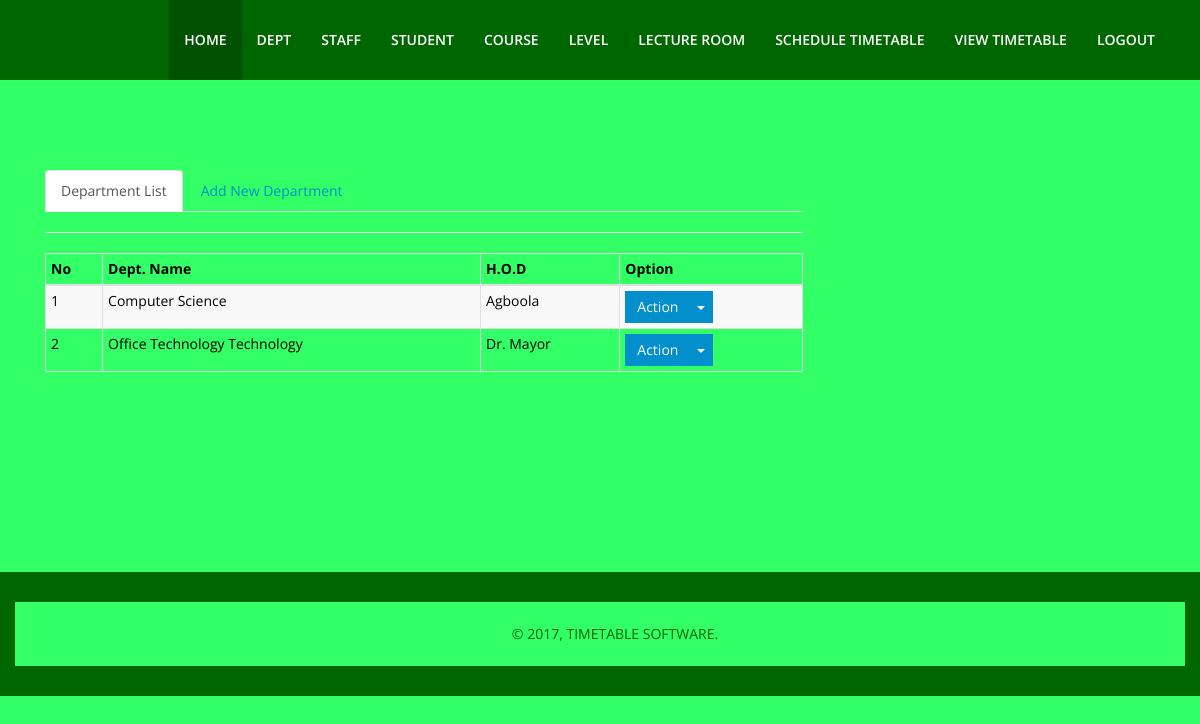
The page /dept.php (signed in) on the database its author committed.
### tables this page shows
CREATE TABLE IF NOT EXISTS `department` (
  `id` int(11) NOT NULL AUTO_INCREMENT,
  `dept_name` varchar(60) NOT NULL,
  `hod` varchar(60) NOT NULL,
  PRIMARY KEY (`id`)
);

### dept.php (the view, shortened to what this page needs)
<?php include ('adminhead.php');
include ('dbcon.php');
?>
  <section id="services">
    <div class="container">
      <div class="heading wow fadeInUp" data-wow-duration="1000ms" data-wow-delay="300ms">
        <div class="row">
<div class="col-lg-10">
<div class="col-lg-10">
    <ul class="nav nav-tabs">
    <li class="active"><a data-toggle="tab" href="#list">Department List</a></li>
    <li><a data-toggle="tab" href="#add">Add New Department</a></li>
  </ul>
  <div class="tab-content">
    <div id="list" class="tab-pane fade in active">
      <hr>
      <table class="table table-bordered table-striped table-condensed">
                              <thead>
                              <tr>
                                  <th>No</th>
                                  <th>Dept. Name</th>
                                  <th>H.O.D</th>
                                  <th>Option</th>
                              </tr>
                              </thead>
                              <tbody>
<?php
$m = 1;
$sql = mysqli_query($conn, "select * from department");
 if (mysqli_num_rows($sql) > 0){
while ($row = mysqli_fetch_assoc($sql)){
?>
<tr>
<td><?php echo $m++; ?></td>
<td><?php echo $row['dept_name'];?></td>
<td><?php echo $row['hod'];?></td>
   <td>
   <div class="btn-group">
                                        <button class="btn btn-primary">Action</button>
                                        <button data-toggle="dropdown" class="btn btn-primary dropdown-toggle"><span class="caret"></span></button>
                                  </td>
                                  </tr>
        <?php
}
 }
    ?>
                              </tbody>
                          </table>
    </div>
        </div>
    </div>
  </div>
          </div>
  </div>
</section>
<?php include ('footer.php');?>

### css/lightbox.css (style rules this page uses)
body:after { content: url(../images/lightbox/close.png) url(../images/lightbox/loading.gif) url(../images/lightbox/prev.png) url(../images/lightbox/next.png); display: none; }

### css/main.css (style rules this page uses)
body { font-family: 'Open Sans', sans-serif; font-size: 14px; line-height: 24px; color: #000; background-color: #3F6; }
.btn { border: 0; border-radius: 0; }
a { text-decoration: none; -webkit-transition: 300ms; -moz-transition: 300ms; -o-transition: 300ms; transition: 300ms; }
section { padding: 90px 0; }
.heading { padding-bottom:90px; }

### rows shown on the page
department: dept_name "Computer Science", hod "Agboola"
department: dept_name "Office Technology Technology", hod "Dr. Mayor"
